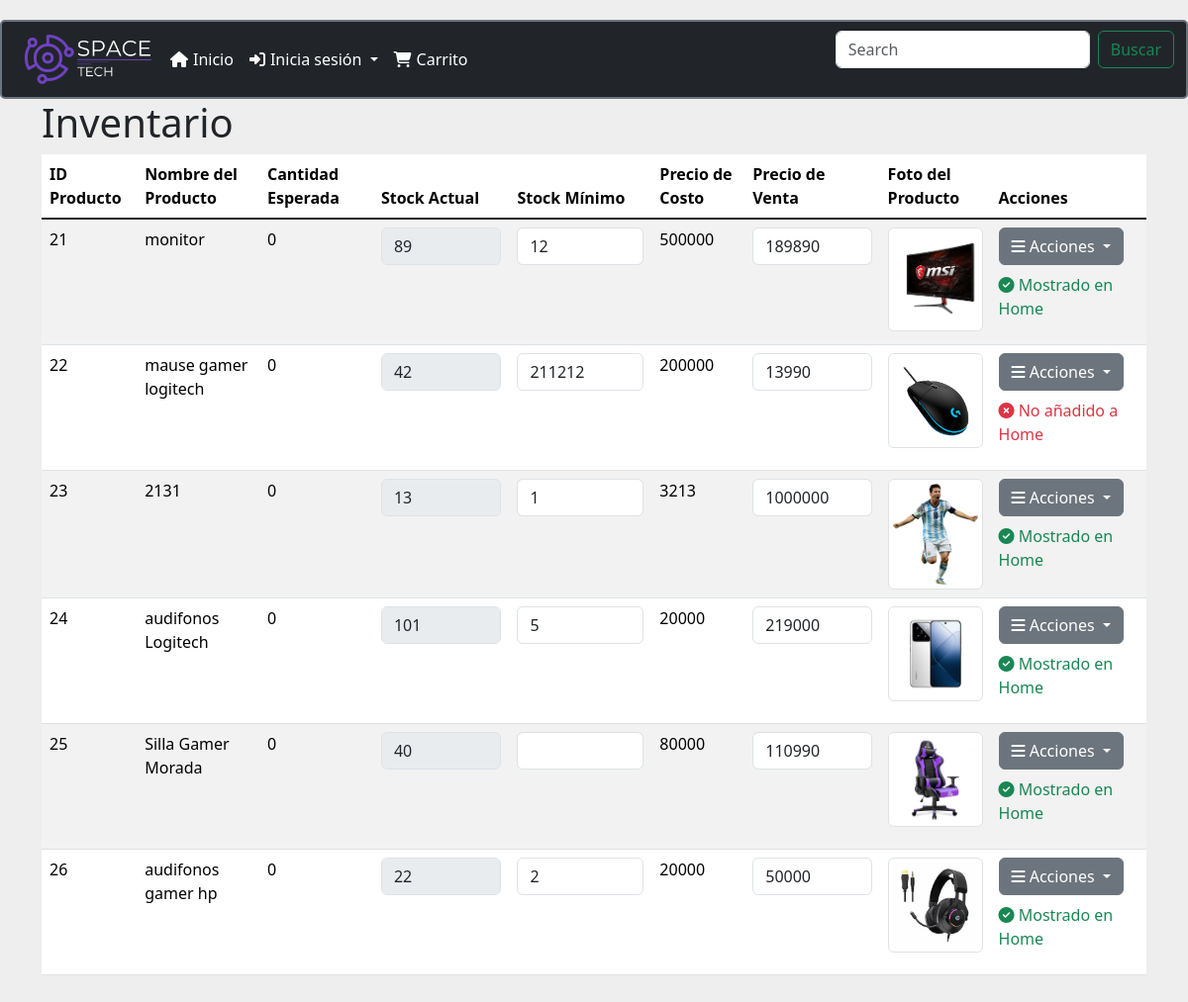
Page /inventario/ on the earlier database version.
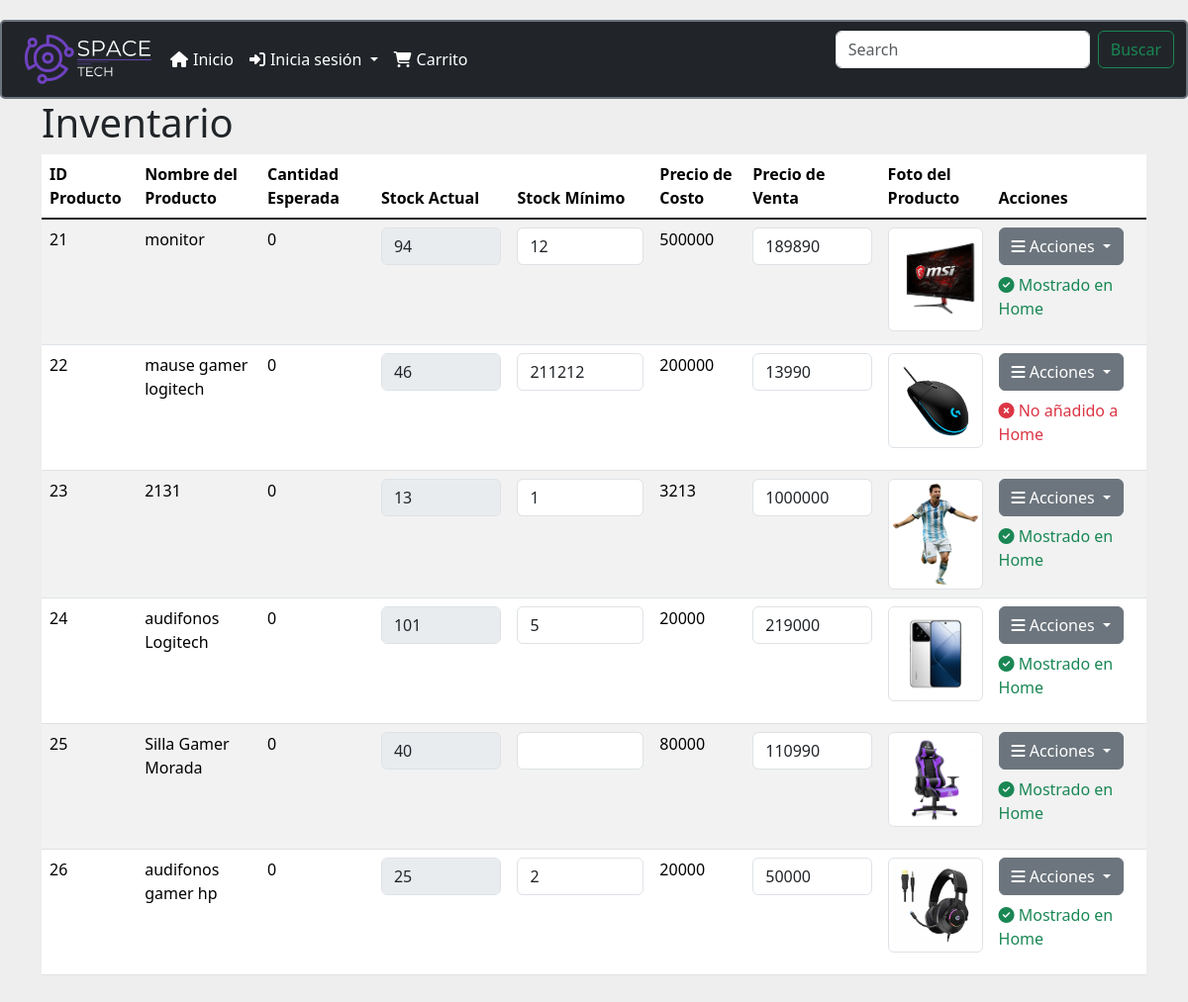
Same page on the later database version.
### menu/models.py (models this page shows, shortened)
class Producto(models.Model):
    id_producto = models.AutoField(primary_key=True, editable=False)
    nombre_producto = models.CharField(max_length=100, verbose_name='Nombre del Producto')
    proveedor = models.ForeignKey(Proveedor, on_delete=models.CASCADE, verbose_name='Proveedor')
    stock_actual = models.IntegerField(verbose_name='Stock Actual', null=True, blank=True)
    stock_minimo = models.IntegerField(verbose_name='Stock Mínimo', null=True, blank=True)
    precio_costo = models.IntegerField(verbose_name='Precio de Costo')
    precio_venta = models.IntegerField(verbose_name='Precio de Venta', default=0)
    foto_producto = models.ImageField(upload_to='static/img/', verbose_name='Foto del Producto', null=True, blank=True)
    mostrar_en_home = models.BooleanField(default=False, verbose_name='Mostrar en Home')

### menu/views.py (the view)
# urls.py: path('inventario/', views.inventario, name='inventario'),
def inventario(request):
    if request.method == 'POST':
        producto_id = request.POST.get('producto_id')
        if producto_id:
            producto = get_object_or_404(Producto, pk=producto_id)
            form = ProductoInventarioForm(request.POST, request.FILES, instance=producto)
            if form.is_valid():
                form.save()
                messages.success(request, 'Producto guardado.')
            else:
                messages.error(request, 'Error al guardar el producto.')
        return redirect('inventario')
    else:
        form = ProductoInventarioForm()
    productos = Producto.objects.all()
    detalles_compras = DetalleCompra.objects.all()
    cantidades_esperadas = {}
    for detalle in detalles_compras:
        producto_id = detalle.producto.pk
        if producto_id in cantidades_esperadas:
            cantidades_esperadas[producto_id] += detalle.cantidad
        else:
            cantidades_esperadas[producto_id] = detalle.cantidad
    return render(request, 'inventario.html', {
        'productos': productos,
        'form': form,
        'cantidades_esperadas': cantidades_esperadas
    })

### menu/forms.py
class ProductoInventarioForm(forms.ModelForm):
    class Meta:
        model = Producto
        fields = ['stock_actual', 'stock_minimo', 'precio_venta']

### menu/context_processors.py (called while the page is built)
def carrito_items_count(request):
    if request.user.is_authenticated:
        cart, created = Cart.objects.get_or_create(user=request.user)
        carrito_items_count = CartItem.objects.filter(cart=cart).aggregate(total_quantity=Sum('quantity'))['total_quantity'] or 0
    else:
        carrito_items_count = 0
    return {
        'carrito_items_count': carrito_items_count
    }

### menu/templatetags/custom_filters.py (called while the page is built)
@register.filter(name='get_value_from_dict')
def get_value_from_dict(dictionary, key):
    return dictionary.get(key, 0)

### menu/templates/inventario.html (shortened to what this page needs)
{% load custom_filters %}
<!DOCTYPE html>
<html lang="es">
<head>
    <link href="https://cdn.jsdelivr.net/npm/bootstrap@5.1.3/dist/css/bootstrap.min.css" rel="stylesheet">
    <link rel="stylesheet" href="https://cdnjs.cloudflare.com/ajax/libs/font-awesome/6.0.0-beta3/css/all.min.css">
    {% include "plantilla/menu.html" %}
</head>
<body>
    <div class="container">
        <h1>Inventario</h1>
        <div class="table-responsive">
            <table class="table table-striped">
                <thead>
                    <tr>
                        <th>ID Producto</th>
                        <th>Nombre del Producto</th>
                        <th>Cantidad Esperada</th>
                        <th>Stock Actual</th>
                        <th>Stock Mínimo</th>
                        <th>Precio de Costo</th>
                        <th>Precio de Venta</th>
                        <th>Foto del Producto</th>
                        <th>Acciones</th>
                    </tr>
                </thead>
                <tbody>
                    {% for producto in productos %}
                    <tr>
                        <form method="post" enctype="multipart/form-data">
                            <td>{{ producto.id_producto }}</td>
                            <td>{{ producto.nombre_producto }}</td>
                            <td>{{ cantidades_esperadas|get_value_from_dict:producto.pk }}</td>
                            <td><input type="number" name="stock_actual" value="{{ producto.stock_actual }}" class="form-control" readonly></td>
                            <td><input type="number" name="stock_minimo" value="{{ producto.stock_minimo }}" class="form-control"></td>
                            <td>{{ producto.precio_costo }}</td>
                            <td><input type="number" name="precio_venta" value="{{ producto.precio_venta }}" class="form-control"></td>
                            <td>
                                {% if producto.foto_producto %}
                                    <img src="{{ producto.foto_producto.url }}" alt="{{ producto.nombre_producto }}" class="img-thumbnail"><br>
                                {% else %}
                                    No Image<br>
                                {% endif %}
                            </td>
                            <td>
                                <div class="dropdown">
                                    <button class="btn btn-secondary dropdown-toggle" type="button" id="dropdownMenuButton{{ producto.id_producto }}" data-bs-toggle="dropdown" aria-expanded="false">
                                        <i class="fas fa-bars"></i> Acciones
                                    </button>
                                </div>
                                {% if producto.mostrar_en_home %}
                                    <p class="text-success mt-2"><i class="fas fa-check-circle"></i> Mostrado en Home</p>
                                {% else %}
                                    <p class="text-danger mt-2"><i class="fas fa-times-circle"></i> No añadido a Home</p>
                                {% endif %}
                            </td>
                        </form>
                    </tr>
                    {% endfor %}
                </tbody>
            </table>
        </div>
    </div>
</body>
</html>

### menu/templates/plantilla/menu.html (shortened to what this page needs)
<!DOCTYPE html>
<html lang="en">
{% load static %}
<head>
    <link href="https://cdn.jsdelivr.net/npm/bootstrap@5.3.3/dist/css/bootstrap.min.css" rel="stylesheet">
    <link rel="stylesheet" href="https://cdnjs.cloudflare.com/ajax/libs/font-awesome/6.0.0-beta3/css/all.min.css">
</head>
<body style="background-color: rgb(238, 238, 238);">
<nav class="navbar navbar-expand-lg navbar-dark">
    <div class="container-fluid">
        <a class="" href="{% url 'home' %}">
            <img src="{% static 'img/logito.png' %}" width="150px" alt="logo">
        </a>
        <div class="collapse navbar-collapse" id="navbarSupportedContent">
            <ul class="navbar-nav me-auto mb-2 mb-lg-0">
                <li class="nav-item">
                    <a class="nav-link " aria-current="page" href="/"><i class="fas fa-home"></i>Inicio</a>
                </li>
                <li class="nav-item dropdown">
                    <a class="nav-link dropdown-toggle" href="#" role="button" data-bs-toggle="dropdown" aria-expanded="false">
                        <i class="fas fa-sign-in-alt"></i>Inicia sesión
                    </a>
                </li>
                <ul class="navbar-nav mb-2 mb-lg-0">
                    <li class="nav-item">
                        <a class="nav-link cart-icon" href="{% url 'view_cart' %}">
                            <i class="fas fa-shopping-cart"></i>Carrito
                        </a>
                    </li>
                </ul>
            </ul>
            <form class="d-flex" role="search" action="/" method="get">
                <input class="form-control me-2" type="search" placeholder="Search" aria-label="Search" name="q">
                <button class="btn btn-outline-success" type="submit"></i>Buscar</button>
            </form>
        </div>
    </div>
</nav>
</body>
</html>

### menu/templates/plantilla/menu.html (style rules this page uses)
.navbar-dark { background-color: #212529; border: 2px solid #6c757d; border-radius: 5px; }
.navbar-dark .navbar-nav .nav-link { color: #ffffff; }
.cart-icon { display: flex; align-items: center; }
.nav-link i, .dropdown-item i { margin-right: 5px; }

### menu/templates/inventario.html (style rules this page uses)
body { padding-top: 20px; }
.container { padding-bottom: 20px; }
.table img { width: 100px; height: auto; }
form { margin-bottom: 20px; }

Differences in the rows shown:
changed Producto "monitor": stock_actual "89" → "94"
changed Producto "mause gamer logitech": stock_actual "42" → "46"
changed Producto "audifonos gamer hp": stock_actual "22" → "25"
